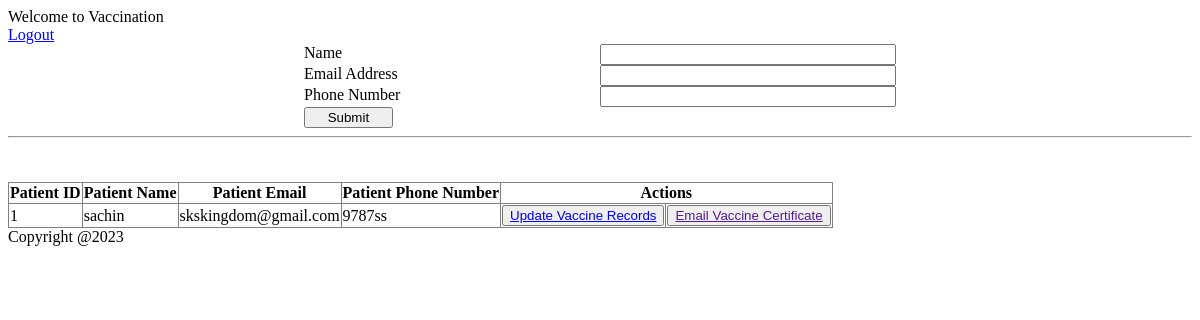
The app's page /patients (signed in), older data.
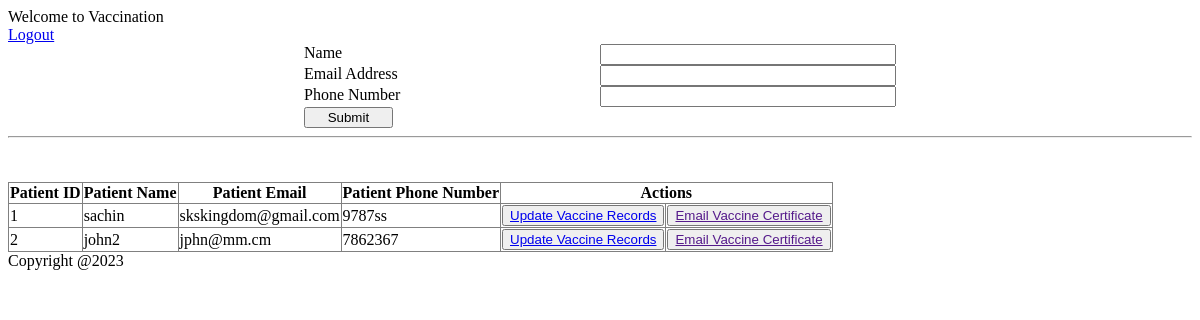
The same page, newer data.
### app/models.py (models this page shows)
class Patient(db.Model):
    id = db.Column(db.Integer, primary_key=True)
    name = db.Column(db.String(120), nullable=False)
    email = db.Column(db.String(120), index=True, unique=True, nullable=False)
    phone_number = db.Column(db.String(12), unique=True, nullable=False)
    doctor_id = db.Column(db.Integer, db.ForeignKey('doctor.id'))
    vaccine_doses = db.relationship('Vaccine_Dose', backref='patient')

### app/views.py (the view)
@app.route('/patients', methods=['POST', 'GET'])
def patients():
    doctor_id = None
    if session['doctor']:
        doctor_id = session['doctor']
        patients = Patient.query.filter_by(doctor_id=doctor_id)
        return render_template('patients.html', patients=patients)
    return render_template('patients.html')

### app/templates/patients.html (shortened to what this page needs)
{% extends "base.html" %}
{% block head %}
    {{ super() }}
{% endblock %}
{% block content %}
    <a href= "{{ url_for('logout_doctor') }}" >Logout</a>
    <form name="patient-registration-form" action="{{ url_for('register_patient') }}" method="POST" >
        <label>Name </label>
        <input type="text" name="name" required>
        <label>Email Address </label>
        <input type="email" name="email-address" required>
        <label>Phone Number </label>
        <input type="text" name="phone-number" required>
        <input type="submit">
    </form>
    <hr>
    <br>
    <br>
    <div id="patient-list" >
        <table border="1px" style="border-collapse:collapse;">
            <tr>
                <th>Patient ID</th>
                <th>Patient Name</th>
                <th>Patient Email</th>
                <th>Patient Phone Number</th>
                <th colspan="2">Actions</th>
            </tr>
            {% for patient in patients %}
                <tr>
                    <td>{{patient.id}}</td>
                    <td>{{patient.name}}</td>
                    <td>{{patient.email}}</td>
                    <td>{{patient.phone_number}}</td>
                    <td><button><a href="{{url_for('vaccine_record', patient_id=patient.id)}}">Update Vaccine Records</a></button></td>
                    <td><button><a href="">Email Vaccine Certificate</a></button></td>
                </tr>
            {% endfor %}
        </table>
    </div>
{% endblock %}

### app/templates/base.html (shortened to what this page needs)
<!DOCTYPE html>
<html lang="en">
<head>
    {% block head %}
    <link rel="stylesheet" href="{{url_for('static', filename='css/style.css')}}"
    <title> {% block title %}{% endblock %}</title>
    {% endblock %}
</head>
<body>
    <div id="content">
        {% block content %}
        {% endblock %}
    </div>
    <div id="footer">
        {% block footer %}
         Copyright @2023
        {% endblock %}
    </div>
</body>
</html>

### app/static/css/style.css (style rules this page uses)
form { display: grid; grid-template-rows: repeat(4, 1fr); grid-template-columns: 1fr 1fr 1fr 1fr; }
form > label { grid-column: 2; }
form > input { grid-column: 3; }
form > input[type=submit] { grid-column: 2; width: 30%; }

Row changes from the older to the newer data that the page shows:
added Patient: id "2", name "john2", email "jphn@mm.cm", phone_number "7862367"
